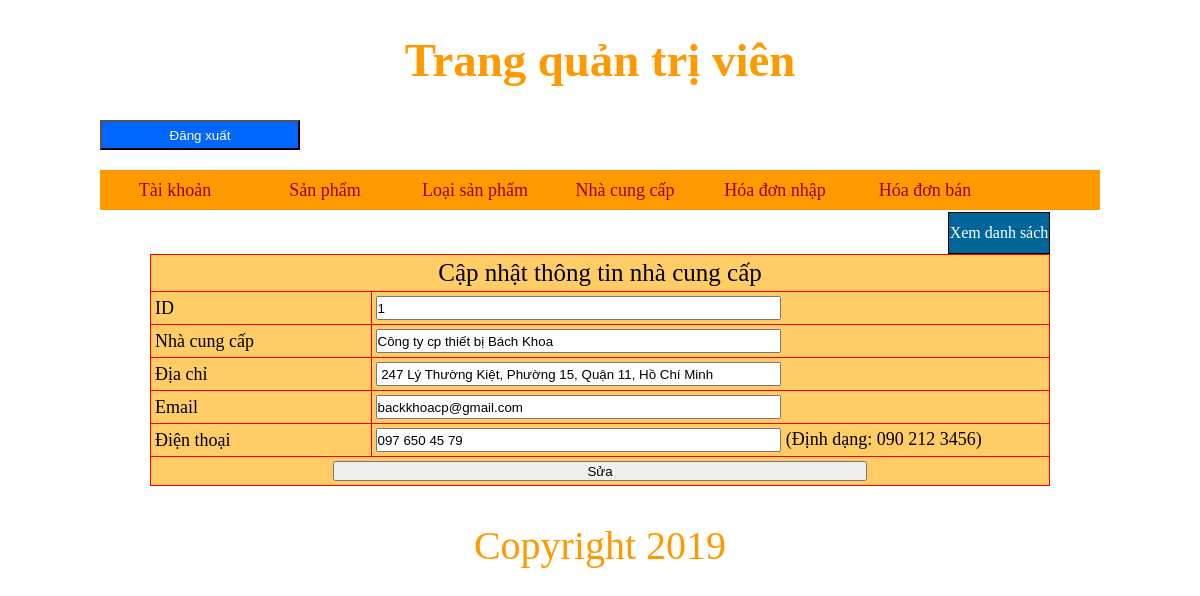
Page /webphukien_congnghe/admin/index.php?quanly=nhacungcap&ac=capnhat&id_ncc=1 (signed in) on the committed database.
### tables this page shows
CREATE TABLE `nhacungcap` (
  `id_ncc` int(11) NOT NULL,
  `tenncc` varchar(100) NOT NULL,
  `diachi` varchar(100) NOT NULL,
  `email` varchar(50) NOT NULL,
  `sdt_ncc` varchar(20) NOT NULL
);

### webphukien_congnghe/config/config.php (called while the page is built, shortened)
<?php
global $conn;
function select_query($sql) {
	global $conn;
	$query = mysqli_query($conn, $sql);
	$result = array();
	if ($query){
		while ($row = mysqli_fetch_assoc($query)){
			$result[] = $row;
		}
	}
	return $result;
}
?>

### webphukien_congnghe/admin/quanlynhacungcap/capnhat_nhacungcap.php (the view)
<?php
	$sql = "select * from nhacungcap where id_ncc = '$_GET[id_ncc]'";
	$result = select_query($sql);
?>
<div class="button_them">
<a href="index.php?quanly=nhacungcap&ac=lietke">Xem danh sách</a>
</div>
<form action="quanlynhacungcap/quanlynhacungcap.php?id_ncc=<?php echo $result[0]['id_ncc']?>" method="post" enctype="multipart/form-data">
<h3>&nbsp;</h3>
<table width="200" border="1">
  <tr>
    <td colspan="2" style="text-align:center; font-size:25px">Cập nhật thông tin nhà cung cấp</td>
  </tr>
  <?php
  	foreach($result as $item) {
  ?>
  <tr>
    <td width="33">ID</td>
    <td width="151"><input type="text" name="id_ncc" value="<?php echo $item['id_ncc'] ?> " readonly></td>
  </tr>
  <tr>
    <td width="33">Nhà cung cấp</td>
    <td width="151"><input type="text" name="tenncc" value="<?php echo $item['tenncc'] ?>"></td>
  </tr>
  <tr>
    <td width="33">Địa chỉ</td>
    <td width="151"><input type="text" name="diachi" value="<?php echo $item['diachi'] ?>"></td>
  </tr>
  <tr>
    <td width="33">Email</td>
    <td width="151"><input type="email" name="email" value="<?php echo $item['email'] ?>"></td>
  </tr>
  <tr>
    <td width="33">Điện thoại</td>
    <td width="151"><input type="tel" name="dienthoai" value="<?php echo $item['sdt_ncc'] ?>"> (Định dạng: 090 212 3456)</td>
  </tr>
  <?php
	}
  ?>
  <tr>
    <td colspan="2"><div align="center">
      <input type="submit" name="sua" value="Sửa">
    </div></td>
  </tr>
</table>
</form>

### webphukien_congnghe/css/admin.css (style rules this page uses)
body { background:#fff; }
* { padding:0; margin:0; }
table { border-collapse:collapse; width:100%; background-color:#FC6; border:1px solid #F00; }
table tr td { color:#000; font-size:18px; padding:4px; }
input { width:60%; height:20px; }
.button_them { width:100px; height:40px; border:1px solid #000; text-align:center; background:#069; line-height:40px; color:#fff; float:right; }
.button_them a { color:#fff; display:block; text-decoration:none; }

### rows in the picture
nhacungcap: id_ncc "1", tenncc "Công ty cp thiết bị Bách Khoa", diachi "247 Lý Thường Kiệt, Phường 15, Quận 11, Hồ Chí Minh", email "backkhoacp@gmail.com", dienthoai "097 650 45 79"
